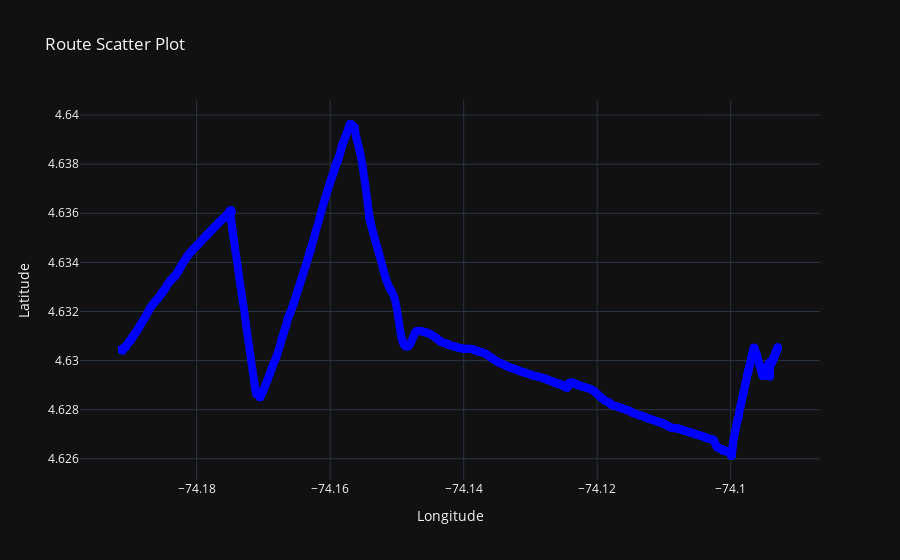

Write notebook code for a chart like this one.
### Code cell
import plotly.graph_objs as go

# Assuming you have 'route_df' DataFrame with 'longitude' and 'latitude' columns

# Create a scatter plot
trace = go.Scatter(
    x=route_df['longitude'],
    y=route_df['latitude'],
    mode='markers',
    marker=dict(
        size=8,
        color='blue',  # You can specify any color you want
        opacity=0.7
    )
)

# Define layout
layout = go.Layout(
    title='Route Scatter Plot',
    xaxis=dict(title='Longitude'),
    yaxis=dict(title='Latitude'),
    hovermode='closest'
)

# Create figure
fig = go.Figure(data=[trace], layout=layout)

# Show plot
fig

### Figure 1 — Plotly figure (JSON) as saved in the notebook; plotly's stock layout.template omitted (floating-point values rounded to 4 significant figures; data arrays with more than 128 entries replaced by an {"elided": "..."} marker saying what was removed)
{"data": [{"marker": {"color": "blue", "opacity": 0.7, "size": 8}, "mode": "markers", "x": {"elided": "2779 float values"}, "y": {"elided": "2779 float values"}, "type": "scatter"}], "layout": {"hovermode": "closest", "title": {"text": "Route Scatter Plot"}, "xaxis": {"title": {"text": "Longitude"}}, "yaxis": {"title": {"text": "Latitude"}}}}
